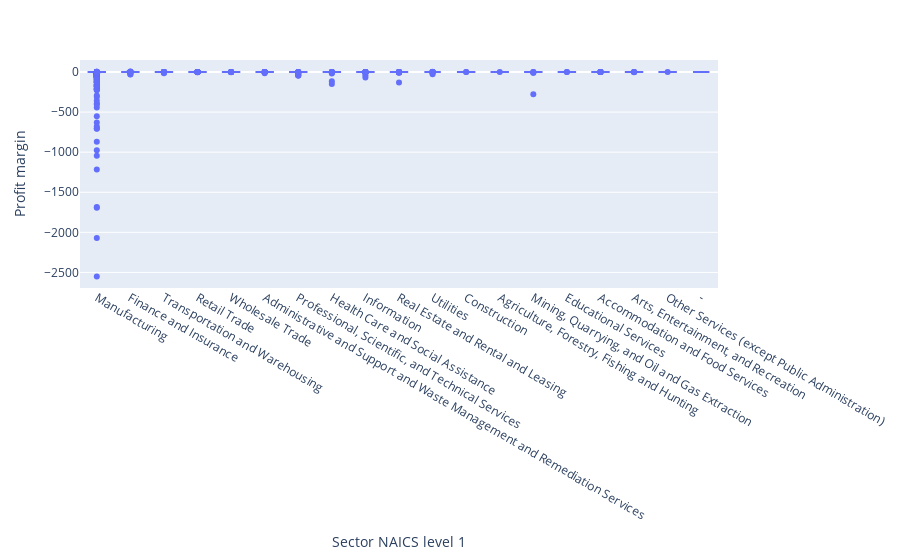

Source (notebook cell):
### Code cell
plt.figure(figsize=(20,10))
px.box(us_firms2022, x = 'Sector NAICS\nlevel 1', y= 'Profit margin')

### Figure 1 — Plotly figure (JSON) as saved in the notebook; plotly's stock layout.template omitted (floating-point values rounded to 4 significant figures; data arrays with more than 128 entries replaced by an {"elided": "..."} marker saying what was removed)
{"data": [{"alignmentgroup": "True", "hovertemplate": "Sector NAICS\nlevel 1=%{x}<br>Profit margin=%{y}<extra></extra>", "legendgroup": "", "marker": {"color": "#636efa"}, "name": "", "notched": false, "offsetgroup": "", "orientation": "v", "showlegend": false, "type": "box", "x": {"elided": "3600 str values"}, "x0": " ", "xaxis": "x", "y": {"elided": "3600 float values"}, "y0": " ", "yaxis": "y"}], "layout": {"boxmode": "group", "legend": {"tracegroupgap": 0}, "margin": {"t": 60}, "xaxis": {"anchor": "y", "domain": [0, 1], "title": {"text": "Sector NAICS\nlevel 1"}}, "yaxis": {"anchor": "x", "domain": [0, 1], "title": {"text": "Profit margin"}}}}
